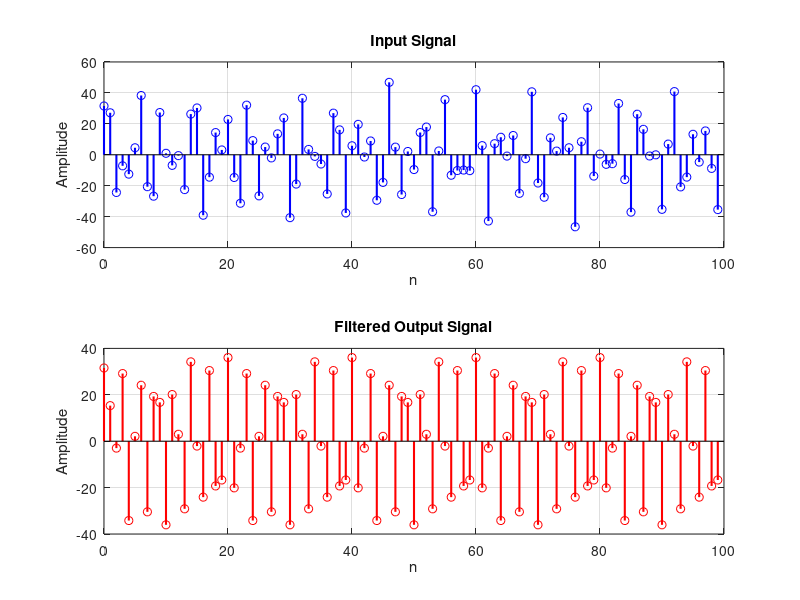

Write MATLAB code to recreate this figure.
clear
clc

n = 0:99; % Time Index
x = 5*cos(0.3*pi*n) + 22*cos(0.44*pi*n - pi/3) + 22*cos(0.7*pi*n - pi/4); % Signal
b = [1, -2*cos(0.44*pi), 1]; % Filter coefficient of y[n]
a = [1]; % Filter coefficient of x[n]
y = filter(b, a, x); % Input signal filtering

% 100 points plotting of input and output signals
subplot(2,1,1);
stem(n, x(1:100), 'b', 'LineWidth', 1.5);
xlabel('n');
ylabel('Amplitude');
title('Input Signal');
grid on;
subplot(2,1,2);
stem(n, y(1:100), 'r', 'LineWidth', 1.5);
xlabel('n');
ylabel('Amplitude');
title('Filtered Output Signal');
grid on;
